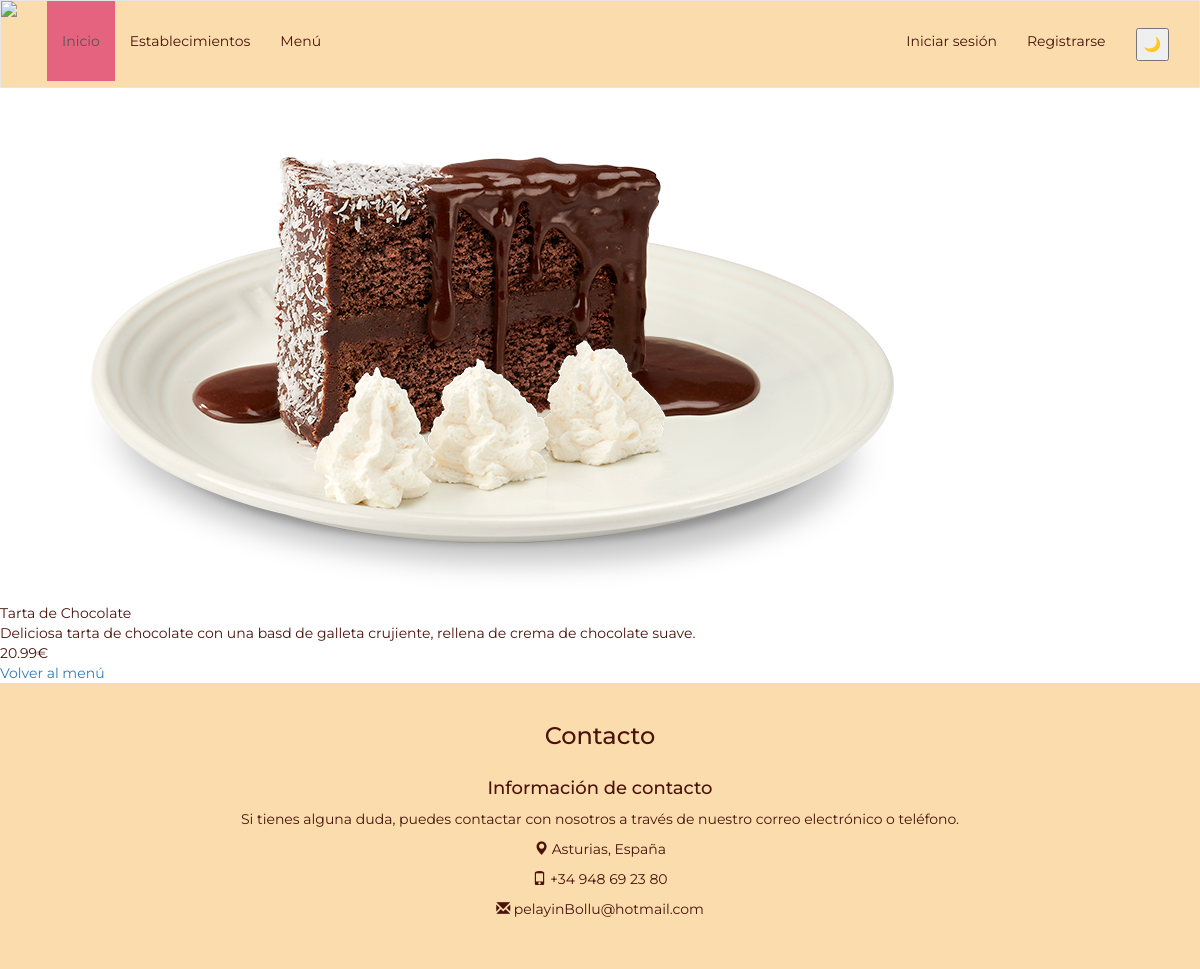
The page /pagina_destino.php?id=3 on the database its author committed.
### tables this page shows
CREATE TABLE `productos` (
  `id` int NOT NULL AUTO_INCREMENT,
  `nombre` varchar(45) DEFAULT NULL,
  `descripcion` varchar(255) DEFAULT NULL,
  `precio` decimal(4,2) DEFAULT NULL,
  `categorias_id` int NOT NULL,
  `imagen` longblob NOT NULL,
  PRIMARY KEY (`id`),
  KEY `fk_Productos_Categorias_idx` (`categorias_id`),
  CONSTRAINT `fk_Productos_Categorias` FOREIGN KEY (`categorias_id`) REFERENCES `categorias` (`id`)
);

### pagina_destino.php (the view, shortened to what this page needs)
<?php
include 'includes/templates/header.php';
$bd = conectarDB();
if (isset($_GET['id'])) {
    $idProducto = $_GET['id'];
    $consulta = $bd->prepare("SELECT id, nombre, descripcion, precio, imagen FROM productos WHERE id = ?");
    $consulta->bind_param("i", $idProducto);
    $consulta->execute();
    $resultado = $consulta->get_result();
    $producto = $resultado->fetch_assoc();
    if ($producto) {
        ?>
        <body>
            <div class="producto-destino">
                <?php
                if (!empty($producto['imagen'])) {
                    echo "<div class='celda-imagen-destino'><img class='imagen-producto-destino' src='../imagenes/" . $producto['imagen'] . "'></div>";
                } else {
                    echo "<div class='celda-imagen'-destino><img class='imagen-producto-destino' src='https://via.placeholder.com/150'></div>";
                }
                ?>
                <div class="celda-nombre-destino">
                    <?= isset($producto['nombre']) ? $producto['nombre'] : '' ?>
                </div>
                <div class="celda-descripcion-destino">
                    <?= isset($producto['descripcion']) ? $producto['descripcion'] : '' ?>
                </div>
                <div class="celda-precio-destino">
                    <?= isset($producto['precio']) ? $producto['precio'] : '' ?>€
                </div>
                <div>
                    <a href="menu.php">Volver al menú</a>
                </div>
            </div>
        </body>
        <?php
    } else {
        echo "Producto no encontrado";
    }
} else {
    echo "ID de producto no proporcionado";
}
include 'includes/templates/footer.php';
?>

### styles/index.css (style rules this page uses)
* { box-sizing: border-box; }
body { font-family: 'Montserrat', sans-serif; background-image: url("https://res.cloudinary.com/dbqqjaqqa/image/upload/v1490097089/bg_ftta6d.png"); color: #49130c; }

### rows shown on the page
productos: imagen (picture), nombre "Tarta de Chocolate", descripcion "Deliciosa tarta de chocolate con una basd de galleta crujiente, rellena de crema de chocolate suave.", precio "20.99"
